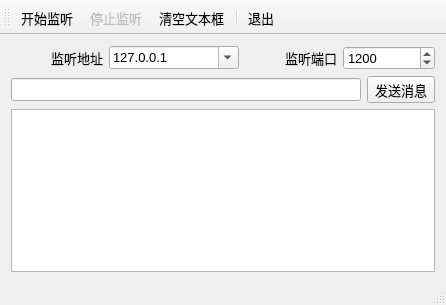
<?xml version="1.0" encoding="UTF-8"?>
<ui version="4.0">
 <class>MainWindow</class>
 <widget class="QMainWindow" name="MainWindow">
  <property name="geometry">
   <rect>
    <x>0</x>
    <y>0</y>
    <width>446</width>
    <height>305</height>
   </rect>
  </property>
  <property name="font">
   <font>
    <pointsize>10</pointsize>
   </font>
  </property>
  <property name="windowTitle">
   <string>TCP Server</string>
  </property>
  <widget class="QWidget" name="centralWidget">
   <layout class="QVBoxLayout" name="verticalLayout">
    <item>
     <layout class="QHBoxLayout" name="horizontalLayout">
      <item>
       <widget class="QLabel" name="label_2">
        <property name="text">
         <string>监听地址</string>
        </property>
        <property name="alignment">
         <set>Qt::AlignmentFlag::AlignRight|Qt::AlignmentFlag::AlignTrailing|Qt::AlignmentFlag::AlignVCenter</set>
        </property>
       </widget>
      </item>
      <item>
       <widget class="QComboBox" name="comboIP">
        <property name="minimumSize">
         <size>
          <width>130</width>
          <height>0</height>
         </size>
        </property>
        <property name="editable">
         <bool>true</bool>
        </property>
        <property name="duplicatesEnabled">
         <bool>false</bool>
        </property>
        <item>
         <property name="text">
          <string>127.0.0.1</string>
         </property>
        </item>
       </widget>
      </item>
      <item>
       <widget class="QLabel" name="label">
        <property name="text">
         <string>监听端口</string>
        </property>
        <property name="alignment">
         <set>Qt::AlignmentFlag::AlignRight|Qt::AlignmentFlag::AlignTrailing|Qt::AlignmentFlag::AlignVCenter</set>
        </property>
       </widget>
      </item>
      <item>
       <widget class="QSpinBox" name="spinPort">
        <property name="minimum">
         <number>1</number>
        </property>
        <property name="maximum">
         <number>65535</number>
        </property>
        <property name="value">
         <number>1200</number>
        </property>
       </widget>
      </item>
     </layout>
    </item>
    <item>
     <layout class="QHBoxLayout" name="horizontalLayout_2">
      <item>
       <widget class="QLineEdit" name="editMsg"/>
      </item>
      <item>
       <widget class="QToolButton" name="btnSend">
        <property name="text">
         <string>发送消息</string>
        </property>
       </widget>
      </item>
     </layout>
    </item>
    <item>
     <widget class="QPlainTextEdit" name="textEdit"/>
    </item>
   </layout>
  </widget>
  <widget class="QToolBar" name="mainToolBar">
   <property name="toolButtonStyle">
    <enum>Qt::ToolButtonStyle::ToolButtonTextUnderIcon</enum>
   </property>
   <attribute name="toolBarArea">
    <enum>TopToolBarArea</enum>
   </attribute>
   <attribute name="toolBarBreak">
    <bool>false</bool>
   </attribute>
   <addaction name="actStart"/>
   <addaction name="actStop"/>
   <addaction name="actClear"/>
   <addaction name="separator"/>
   <addaction name="actQuit"/>
  </widget>
  <widget class="QStatusBar" name="statusBar"/>
  <action name="actStart">
   <property name="text">
    <string>开始监听</string>
   </property>
   <property name="toolTip">
    <string>开始监听</string>
   </property>
  </action>
  <action name="actStop">
   <property name="enabled">
    <bool>false</bool>
   </property>
   <property name="text">
    <string>停止监听</string>
   </property>
   <property name="toolTip">
    <string>停止监听</string>
   </property>
  </action>
  <action name="actQuit">
   <property name="text">
    <string>退出</string>
   </property>
   <property name="toolTip">
    <string>退出本程序</string>
   </property>
  </action>
  <action name="actClear">
   <property name="text">
    <string>清空文本框</string>
   </property>
   <property name="toolTip">
    <string>清空文本框</string>
   </property>
  </action>
  <action name="actHostInfo">
   <property name="text">
    <string>本机地址</string>
   </property>
   <property name="toolTip">
    <string>获取本机地址</string>
   </property>
  </action>
 </widget>
 <layoutdefault spacing="6" margin="11"/>
 <resources/>
 <connections>
  <connection>
   <sender>actQuit</sender>
   <signal>triggered()</signal>
   <receiver>MainWindow</receiver>
   <slot>close()</slot>
   <hints>
    <hint type="sourcelabel">
     <x>-1</x>
     <y>-1</y>
    </hint>
    <hint type="destinationlabel">
     <x>214</x>
     <y>164</y>
    </hint>
   </hints>
  </connection>
 </connections>
</ui>
